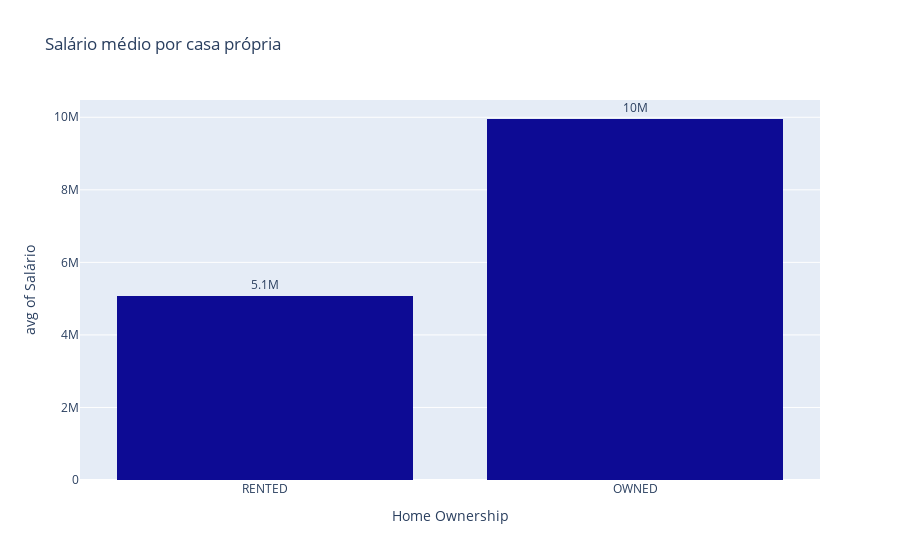

Here is the notebook cell this chart was saved with:
### Markdown cell above
# Income x Home Ownership
Reposta: Seria sim, existem uma tendencia de acordo com o gráfico que mostra que clientes com renda mais possuem casa própria, provavelmente porque uma maior quantida de dinheiro direciona para investimentos, no caso, comprar uma casa própria.

### Code cell
fig = px.histogram(
    df,
    x='Home Ownership',
    y="Income",
    histfunc='avg',
    text_auto=".2s",                   
    labels={"Income":"Salário", "Home ownership":"Casa Própria"},
    title="Salário médio por casa própria"
)

fig.update_traces(
    textposition="outside",
    marker_color="#0D0B94"    
)

### Figure 1 — Plotly figure (JSON) as saved in the notebook; plotly's stock layout.template omitted (floating-point values rounded to 4 significant figures; data arrays with more than 128 entries replaced by an {"elided": "..."} marker saying what was removed)
{"data": [{"bingroup": "x", "histfunc": "avg", "hovertemplate": "Home Ownership=%{x}<br>avg of Salário=%{y}<extra></extra>", "legendgroup": "", "marker": {"color": "#0D0B94", "pattern": {"shape": ""}}, "name": "", "orientation": "v", "showlegend": false, "textposition": "outside", "texttemplate": "%{value:.2s}", "type": "histogram", "x": {"elided": "164 str values"}, "xaxis": "x", "y": {"elided": "164 int values"}, "yaxis": "y"}], "layout": {"barmode": "relative", "legend": {"tracegroupgap": 0}, "title": {"text": "Salário médio por casa própria"}, "xaxis": {"anchor": "y", "domain": [0, 1], "title": {"text": "Home Ownership"}}, "yaxis": {"anchor": "x", "domain": [0, 1], "title": {"text": "avg of Salário"}}}}
